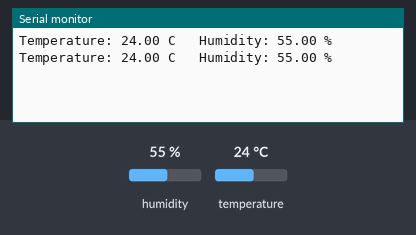
The sketch below on a simulated Arduino Uno, built with avr-gcc and run on an emulated ATmega328P. Parts: the last lines printed to the serial monitor. The test bench sets the inputs (shaded band); at power-on: humidity 55 %, temperature 24 °C.

Above: at 4.8 s.
4.9 s: humidity set to 22 %
At 7.2 s:
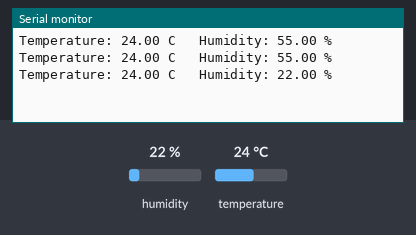
7.9 s: temperature set to 12 °C
At 8.4 s:
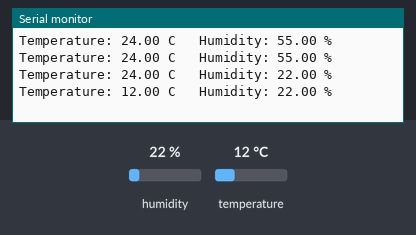
10.9 s: humidity set to 40 %
At 13.3 s:
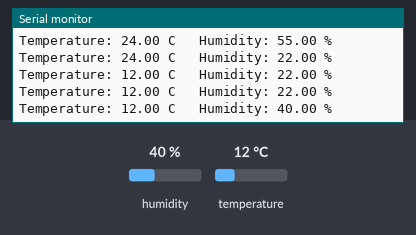
Timing chart, 0 to 14.8 s (numbered marks = the images above; inputs shaded):
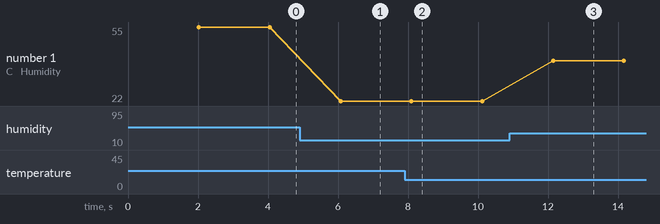

The sketch:

03_dht11.ino
```cpp
/*
  03 - DHT11 Temperature and Humidity Sensor
  Board: Arduino Uno / Nano

  Libraries required (install from Sketch > Include Library > Manage Libraries):
    - "DHT sensor library" by Adafruit ........ version 1.4.6
    - "Adafruit Unified Sensor" by Adafruit ... version 1.1.14
  (If the IDE asks to install dependencies, click "Install all".)

  Wiring (3-pin module):
    VCC -> 5V
    GND -> GND
    DATA/OUT -> D2
  Bare 4-pin sensor: add a 10k resistor between VCC and DATA.
*/

#include <DHT.h>   // Library that talks to the DHT sensor

#define DHTPIN 2        // Data pin is connected to D2
#define DHTTYPE DHT11   // We are using the DHT11 model

DHT dht(DHTPIN, DHTTYPE);   // Create the sensor object

void setup() {
  Serial.begin(9600);   // Start the Serial Monitor at 9600 baud
  dht.begin();          // Start the sensor
}

void loop() {
  delay(2000);   // DHT11 is slow: it can only be read once every 2 seconds

  float humidity = dht.readHumidity();          // Read humidity in %
  float temperature = dht.readTemperature();    // Read temperature in Celsius

  // isnan = "is not a number". It is true when the read failed.
  if (isnan(humidity) || isnan(temperature)) {
    Serial.println("Failed to read from DHT11. Check wiring.");
    return;   // Skip the rest and try again
  }

  Serial.print("Temperature: ");
  Serial.print(temperature);
  Serial.print(" C   Humidity: ");
  Serial.print(humidity);
  Serial.println(" %");
}
```

Measured:
- after the input at 4.9 s, the serial monitor: prints a new line after 1.2 s (image 1)
- after the input at 7.9 s, the serial monitor: prints a new line after 0.20 s (image 2)
- after the input at 10.9 s, the serial monitor: prints a new line after 1.2 s (image 3)
- plotted number 1: 55 → 22 after the input at 4.9 s, 22 → 40 after the input at 10.9 s
